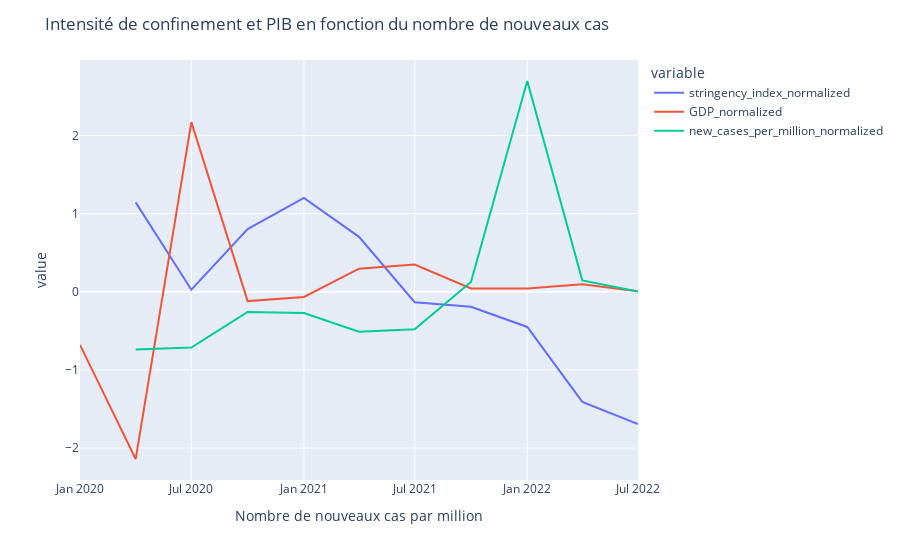

Source (notebook cell):
### Code cell
# fig_7

data_eur['GDP_normalized'] = (data_eur['GDP']-data_eur['GDP'].mean())/data_eur['GDP'].std()
data_eur['stringency_index_normalized'] = (data_eur['stringency_index']-data_eur['stringency_index'].mean())/data_eur['stringency_index'].std()
data_eur['new_cases_per_million_normalized'] = (data_eur['new_cases_per_million']-data_eur['new_cases_per_million'].mean())/data_eur['new_cases_per_million'].std()

# fig_europe_STI_GDP_cases = px.scatter(data_eur, x='new_cases_per_million', y=['stringency_index', 'GDP'], template=template)
fig_europe_STI_GDP_cases = px.line(data_eur, x='Quarter', y=['stringency_index_normalized', 'GDP_normalized', 'new_cases_per_million_normalized'])

fig_europe_STI_GDP_cases.update_layout(
    title='Intensité de confinement et PIB en fonction du nombre de nouveaux cas',
    xaxis_title="Nombre de nouveaux cas par million"
)

fig_europe_STI_GDP_cases.show()

### Figure 1 — Plotly figure (JSON) as saved in the notebook; plotly's stock layout.template omitted (floating-point values rounded to 4 significant figures)
{"data": [{"hovertemplate": "variable=stringency_index_normalized<br>Quarter=%{x}<br>value=%{y}<extra></extra>", "legendgroup": "stringency_index_normalized", "line": {"color": "#636efa", "dash": "solid"}, "marker": {"symbol": "circle"}, "mode": "lines", "name": "stringency_index_normalized", "orientation": "v", "showlegend": true, "type": "scatter", "x": ["2020-01-01T00:00:00", "2020-04-01T00:00:00", "2020-07-01T00:00:00", "2020-10-01T00:00:00", "2021-01-01T00:00:00", "2021-04-01T00:00:00", "2021-07-01T00:00:00", "2021-10-01T00:00:00", "2022-01-01T00:00:00", "2022-04-01T00:00:00", "2022-07-01T00:00:00"], "xaxis": "x", "y": [null, 1.145, 0.0264, 0.8025, 1.201, 0.7032, -0.1338, -0.1912, -0.4504, -1.409, -1.693], "yaxis": "y"}, {"hovertemplate": "variable=GDP_normalized<br>Quarter=%{x}<br>value=%{y}<extra></extra>", "legendgroup": "GDP_normalized", "line": {"color": "#EF553B", "dash": "solid"}, "marker": {"symbol": "circle"}, "mode": "lines", "name": "GDP_normalized", "orientation": "v", "showlegend": true, "type": "scatter", "x": ["2020-01-01T00:00:00", "2020-04-01T00:00:00", "2020-07-01T00:00:00", "2020-10-01T00:00:00", "2021-01-01T00:00:00", "2021-04-01T00:00:00", "2021-07-01T00:00:00", "2021-10-01T00:00:00", "2022-01-01T00:00:00", "2022-04-01T00:00:00", "2022-07-01T00:00:00"], "xaxis": "x", "y": [-0.6791, -2.141, 2.172, -0.1197, -0.06561, 0.2952, 0.3494, 0.04265, 0.04265, 0.09677, 0.006561], "yaxis": "y"}, {"hovertemplate": "variable=new_cases_per_million_normalized<br>Quarter=%{x}<br>value=%{y}<extra></extra>", "legendgroup": "new_cases_per_million_normalized", "line": {"color": "#00cc96", "dash": "solid"}, "marker": {"symbol": "circle"}, "mode": "lines", "name": "new_cases_per_million_normalized", "orientation": "v", "showlegend": true, "type": "scatter", "x": ["2020-01-01T00:00:00", "2020-04-01T00:00:00", "2020-07-01T00:00:00", "2020-10-01T00:00:00", "2021-01-01T00:00:00", "2021-04-01T00:00:00", "2021-07-01T00:00:00", "2021-10-01T00:00:00", "2022-01-01T00:00:00", "2022-04-01T00:00:00", "2022-07-01T00:00:00"], "xaxis": "x", "y": [null, -0.738, -0.7141, -0.2575, -0.2716, -0.5109, -0.4789, 0.1246, 2.698, 0.1458, 0.00287], "yaxis": "y"}], "layout": {"legend": {"title": {"text": "variable"}, "tracegroupgap": 0}, "margin": {"t": 60}, "title": {"text": "Intensité de confinement et PIB en fonction du nombre de nouveaux cas"}, "xaxis": {"anchor": "y", "domain": [0, 1], "title": {"text": "Nombre de nouveaux cas par million"}}, "yaxis": {"anchor": "x", "domain": [0, 1], "title": {"text": "value"}}}}
